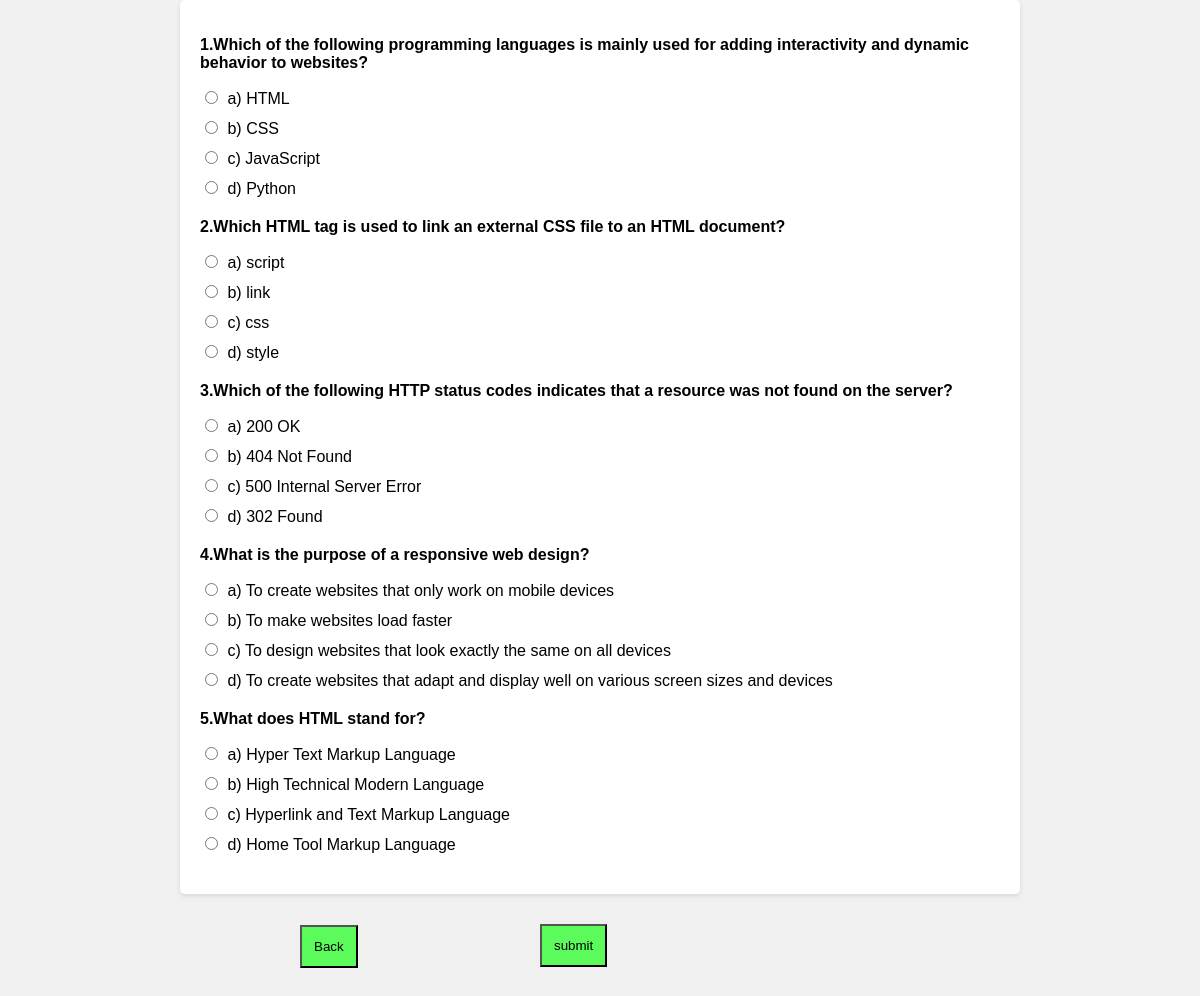
/user/question.php?id=web001, run on the app's committed database.
### tables this page shows
CREATE TABLE `question` (
  `id` int NOT NULL,
  `question` varchar(700) DEFAULT NULL,
  `answer` int DEFAULT NULL,
  `question_id` varchar(20) DEFAULT NULL,
  `course_code` varchar(50) DEFAULT NULL,
  `op1` varchar(800) DEFAULT NULL,
  `op2` varchar(800) DEFAULT NULL,
  `op3` varchar(800) DEFAULT NULL,
  `op4` varchar(800) DEFAULT NULL
);

### user/question.php (the view, shortened to what this page needs)
<!DOCTYPE html>
<html lang="en">
<head>
</head>
<body>
  <form action="result.php?id=<?php echo $_GET['id'] ?>" method="post">
  <div class="question-paper">
  <?php
    include('connection.php');
$f=0;
$a=1;
    $sql = "SELECT * FROM question where course_code='{$_GET['id']}'";
    $result = $connection->query($sql);
    if ($result->num_rows > 0) {
        while ($row = $result->fetch_assoc()) {
            ?>
           <div class="question">
      <p class="question-text"><?php echo $a ?>.<?php echo $row['question'] ?></p>
      <label><input type="radio" name="p<?php echo $a ?>" value="1"> a) <?php echo $row['op1'] ?></label>
      <label><input type="radio" name="p<?php echo $a ?>" value="2"> b) <?php echo $row['op2'] ?></label>
      <label><input type="radio" name="p<?php echo $a ?>" value="3"> c) <?php echo $row['op3'] ?></label>
      <label><input type="radio" name="p<?php echo $a ?>" value="4"> d) <?php echo $row['op4'] ?></label>
    </div>
            <?php
             $a=$a+1;
        }
    } else {
        echo "Question is not available .";
        $f=1;
    }
    ?>
  </div>
<?php if($f==1){
  $f=0;
?>
  <?php
}else{?>
 <button class="btn" type="submit">submit</button>
 <?php }?>
  </form>
  <a href="\user2\index.php"><button class="btn1" >Back </button></a>
</body>
</html>

### user/question.php (style rules this page uses)
body { font-family: Arial, sans-serif; background-color: #f0f0f0; margin: 0; padding: 0; }
.question-paper { max-width: 800px; margin: 0 auto; padding: 20px; background-color: white; border-radius: 5px; box-shadow: 0 2px 4px rgba(0, 0, 0, 0.1); }
.btn { padding: 12px; margin-top: 30px; margin-bottom: 30px; background-color: rgb(92, 251, 92); margin-left: 45%; }
.btn1 { padding: 12px; position: absolute; top:925px; left:25%; background-color: rgb(92, 251, 92); }
.question { margin-bottom: 20px; }
.question-text { font-weight: bold; }
label { display: block; margin-top: 10px; }
input[type="radio"] { margin-right: 5px; }

### data on the page
question: question "Which of the following programming languages is mainly used for adding interactivity and dynamic behavior to websites?", op1 "HTML", op2 "CSS", op3 "JavaScript", op4 "Python"
question: question "Which HTML tag is used to link an external CSS file to an HTML document?", op1 "script", op2 "link", op3 "css", op4 "style"
question: question "Which of the following HTTP status codes indicates that a resource was not found on the server?", op1 "200 OK", op2 "404 Not Found", op3 "500 Internal Server Error", op4 "302 Found"
question: question "What is the purpose of a responsive web design?", op1 "To create websites that only work on mobile devices", op2 "To make websites load faster", op3 "To design websites that look exactly the same on all devices", op4 "To create websites that adapt and display well on various screen sizes and devices"
question: question "What does HTML stand for?", op1 "Hyper Text Markup Language", op2 "High Technical Modern Language", op3 "Hyperlink and Text Markup Language", op4 "Home Tool Markup Language"
